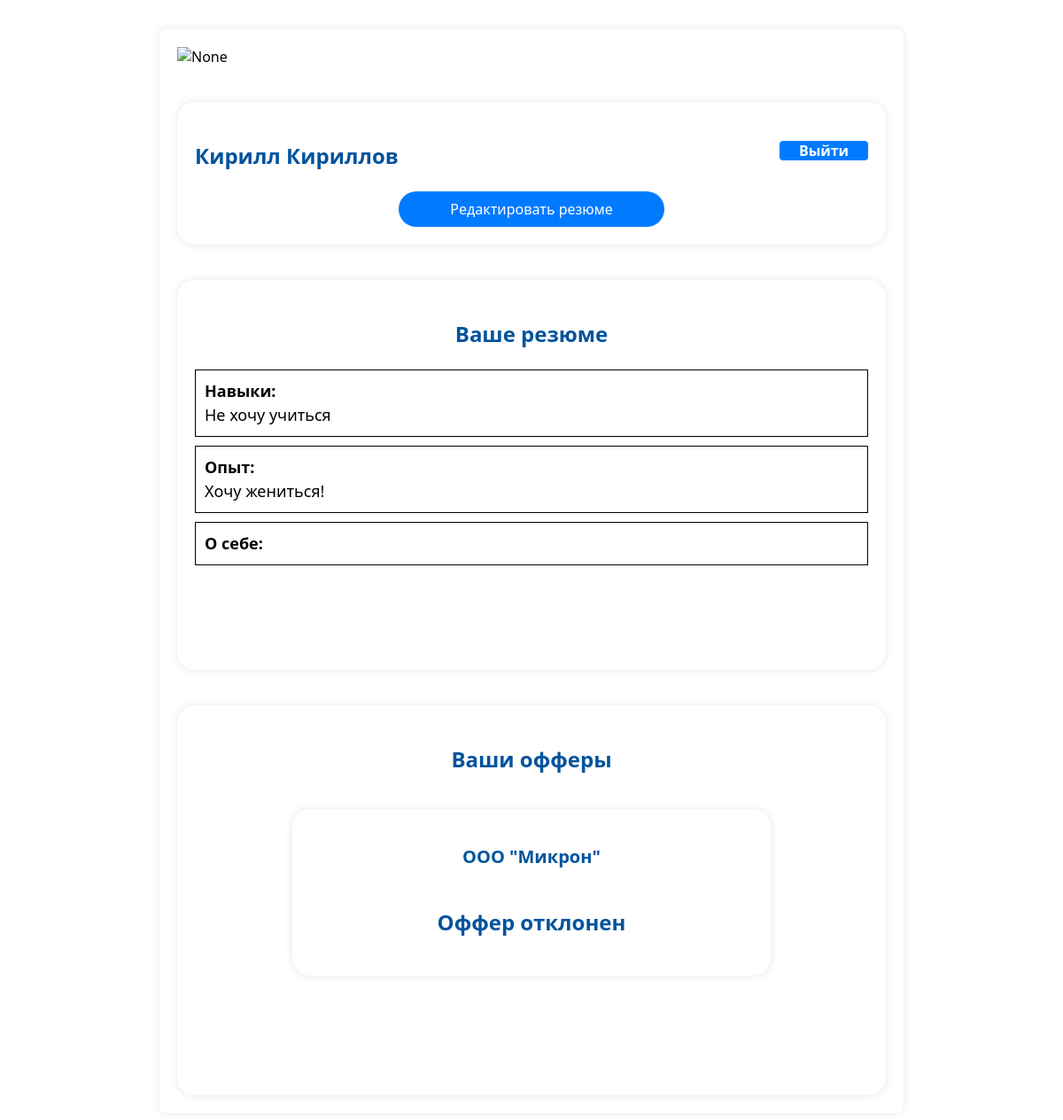
Page /auth_student/profile/ (signed in) on the committed database.
### student/models.py (models this page shows)
class Resume(models.Model):
    student_id = models.ForeignKey(User, verbose_name="студент", on_delete=models.CASCADE, blank=True)
    information = models.TextField(blank=True)
    about = models.TextField(blank=True)
    iam = models.TextField(blank=True)
    resume_send = models.BooleanField(null=True, blank=True)
    resume_accept = models.BooleanField(null=True, blank=True)

### partners/models.py (models this page shows)
class Offers(models.Model):
    company = models.ForeignKey(User, verbose_name="компания", on_delete=models.CASCADE, related_name="company")
    student = models.ForeignKey(User, verbose_name="студент", on_delete=models.CASCADE, related_name="student")
    send = models.BooleanField()
    offer_send = models.BooleanField(null=True, blank=True)

### student/views.py (the view, shortened to what this page needs)
# urls.py: path('profile/', include('student.urls', namespace='student_profile')),
@login_required
def profile(request):
    print(request.user.is_authenticated)
    print(request.user.username)
    print(request.POST.get("information"))
    print(request.POST.get("about"))
    print(request.POST.get("iam"))
    stud = User.objects.get(username=request.user.username)
    data = Resume.objects.all()
    if not Resume.objects.filter(student_id=stud.id).exists():
        if request.method == 'POST':
            Resume.objects.create(student_id=stud, information=request.POST.get("information"), about=request.POST.get("about"), iam=request.POST.get("iam"),
                                  resume_send=False)
            data = Resume.objects.get(student_id=stud.id)
        else:
            data = None
    else:
        if request.method == 'POST':
            new_data = Resume.objects.get(student_id=stud.id)
            new_data.information = information=request.POST.get("information")
            new_data.about = information=request.POST.get("about")
            new_data.iam = information=request.POST.get("iam")
            new_data.save()
        data = Resume.objects.get(student_id=stud.id)
    offers_info = None
    offers_list = None
    if Offers.objects.filter(student=stud.id).exists():
         offers_info = Offers.objects.filter(student=stud.id)
         offers_list = [item for item in offers_info]
    return render(request, 'student/profile.html', {'data':data, 'offers_info':offers_list})

### student/templates/student/profile.html (shortened to what this page needs)
{% load static %}
<!DOCTYPE html>
<html lang="en">
<head>
    <link rel="stylesheet" href="{% static 'css/profile.css' %}">
</head>
<body>
    <div class="container" >
        <img src="{% static "image/guap.svg" %}" alt="None">
        <div class='contetn'>
            <h3 class="text_users">{{ user.first_name }} {{ user.last_name }} <a href="/" class="logout-btn">Выйти</a> </h3>
            {% if not data %}
            <a href="#zatemnenie" class="text-blk">Создать резюме</a>
            <div id="zatemnenie">
                <div id="okno">
                  <p class="text_create_resume">Заполните резюме</p>
                  <form action="#" method="post">
                    {% csrf_token %}
                            <label class="model_text" for="information">Введите технологии, в которых вы чувствуюте себя уверенно</label><br>
                            <textarea name="information" type="text" id="information" placeholder="Python, Компьютерная графика, Базы данных и т.д"></textarea>
                            <label class="model_text" for="about">Проекты с вашим участием</label><br>
                            <textarea name="about" type="text" id="about" placeholder="Ссылка на GIT или обычное описание проектов"></textarea>
                            <label class="model_text" for="iam">Расскажите о себе</label><br>
                            <textarea name="iam" type="text" id="iam" placeholder="Я такой-то...."></textarea>
                        <button class="close">Создать</button>
                    </form>
                </div>
            </div>
            {% else %}
            <a href="#zatemnenie" class="text-blk">Редактировать резюме</a>
            {% endif %}
        </div>
        <div class='contetn_resume'>
            <h3 class="text_resume">Ваше резюме</h3>
            {% if data %}
                <div class='info'>
                    <div class="info-section">
                        <span class='date_info'>Навыки:</span> <br> {{ data.information }}
                    </div>
                    <div class="info-section">
                        <span class='date_info'>Опыт:</span> <br> {{ data.about }}
                    </div>
                    <div class="info-section">
                        <span class='date_info'>О себе:</span> <br> {{ data.iam }}
                    </div>
                </div>
            {% endif %}
        </div>
        <div class='contetn_resume'>
            <h3 class="text_resume">Ваши офферы</h3>
            {% if offers_info %}
                {% for field in offers_info %}
                    <div class='table_resume'>
                        <p class='text_resume_table'>  {{ field.company.first_name }} </p>
                        <div class="button-row">
                            <form action="" method="GET">
                                {% if field.offer_send == Null %}
                                    <input type="hidden" name="company_name" value="{{ field.company.id }}">
                                    <button type="submit" name="accept_offer" value="True" class='text-blk_offer_yes'>Принять Оффер</button>
                                    <button type="submit" name="accept_offer" value="False" class='text-blk_offer_no'>Отменить Оффер</button>
                                {% elif field.offer_send == True %}
                                    <h3 class="text_resume">Оффер принят</h3>
                                {% else %}
                                    <h3 class="text_resume">Оффер отклонен</h3>
                                {% endif %}
                            </form>
                        </div>
                    </div>
                {% endfor %}
            {% else %}
                <h3 class='text_resume'>Пока нет Офферов!</h3>
            {% endif %}
        </div>
    </div>
</body>
</html>

### student/static/css/profile.css (style rules this page uses)
.container { font-family:system-ui, -apple-system, BlinkMacSystemFont, 'Segoe UI', Roboto, Oxygen, Ubuntu, Cantarell, 'Open Sans', 'Helvetica Neue', sans-serif; width: 100%; max-width: 800px; height: auto; min-height: 900px; margin: 0 auto; margin-top: 33px; padding: 20px; border-radius: 8px; box-shadow: 0 0 10px rgba(0, 0, 0, 0.1); }
.contetn { font-family:system-ui, -apple-system, BlinkMacSystemFont, 'Segoe UI', Roboto, Oxygen, Ubuntu, Cantarell, 'Open Sans', 'Helvetica Neue', sans-serif; background-color: #fff; padding: 20px; border-radius: 20px; width: calc(100% - 40px); margin: 0 auto; margin-top: 40px; height:auto; box-shadow: 0 0 10px rgba(0, 0, 0, 0.1); display: flex; flex-direction: column; justify-content: center; }
.text_users { font-family:system-ui, -apple-system, BlinkMacSystemFont, 'Segoe UI', Roboto, Oxygen, Ubuntu, Cantarell, 'Open Sans', 'Helvetica Neue', sans-serif; color: RGB(0, 83, 157); font-size: 24px; }
.logout-btn { font-family:system-ui, -apple-system, BlinkMacSystemFont, 'Segoe UI', Roboto, Oxygen, Ubuntu, Cantarell, 'Open Sans', 'Helvetica Neue', sans-serif; float: right; background-color: #007bff; border: none; width: 100px; height: auto; margin: 0 auto; color: #fff; font-size: 16px; text-align: center; text-decoration: none; border-radius: 4px; }
.text-blk { font-family:system-ui, -apple-system, BlinkMacSystemFont, 'Segoe UI', Roboto, Oxygen, Ubuntu, Cantarell, 'Open Sans', 'Helvetica Neue', sans-serif; display: inline-block; margin: 0 auto; width: 300px; height: 40px; line-height: 40px; text-align: center; background-color: #007bff; color: #fff; text-decoration: none; font-size: 16px; border-radius: 30px; }
.contetn_resume { font-family:system-ui, -apple-system, BlinkMacSystemFont, 'Segoe UI', Roboto, Oxygen, Ubuntu, Cantarell, 'Open Sans', 'Helvetica Neue', sans-serif; background-color: #fff; padding: 20px; border-radius: 20px; width: calc(100% - 40px); margin: 0 auto; margin-top: 40px; height:auto; min-height: 400px; box-shadow: 0 0 10px rgba(0, 0, 0, 0.1); }
.text_resume { font-family:system-ui, -apple-system, BlinkMacSystemFont, 'Segoe UI', Roboto, Oxygen, Ubuntu, Cantarell, 'Open Sans', 'Helvetica Neue', sans-serif; color: RGB(0, 83, 157); font-size: 24px; text-align: center; }
.info { font-family:system-ui, -apple-system, BlinkMacSystemFont, 'Segoe UI', Roboto, Oxygen, Ubuntu, Cantarell, 'Open Sans', 'Helvetica Neue', sans-serif; text-align: center; font-size: 18px; line-height: 150% }
.info-section { font-family:system-ui, -apple-system, BlinkMacSystemFont, 'Segoe UI', Roboto, Oxygen, Ubuntu, Cantarell, 'Open Sans', 'Helvetica Neue', sans-serif; width: auto; border: 1px solid #000; padding: 10px; box-sizing: border-box; margin: 0 auto; margin-bottom: 10px; text-align: justify; }
.date_info { font-family:system-ui, -apple-system, BlinkMacSystemFont, 'Segoe UI', Roboto, Oxygen, Ubuntu, Cantarell, 'Open Sans', 'Helvetica Neue', sans-serif; text-align: center; font-weight: bold; }
.table_resume { font-family:system-ui, -apple-system, BlinkMacSystemFont, 'Segoe UI', Roboto, Oxygen, Ubuntu, Cantarell, 'Open Sans', 'Helvetica Neue', sans-serif; background-color: #fff; padding: 20px; border-radius: 20px; width: 500px; margin: 0 auto; margin-top: 40px; box-shadow: 0 0 10px rgba(0, 0, 0, 0.1); display: flex; flex-direction: column; justify-content: center; }
.text_resume_table { font-family:system-ui, -apple-system, BlinkMacSystemFont, 'Segoe UI', Roboto, Oxygen, Ubuntu, Cantarell, 'Open Sans', 'Helvetica Neue', sans-serif; color: RGB(0, 83, 157); font-size: 20px; text-align: center; font-weight: bold; }
.button-row { display: inline-block; text-align: center; }

### rows in the picture
Resume: information "Не хочу учиться", about "Хочу жениться!"
Offers: company.first_name "ООО \"Микрон\"", offer_send "Оффер отклонен"

### other values in the picture
{{ user.first_name }} "Кирилл"
{{ user.last_name }} "Кириллов"
